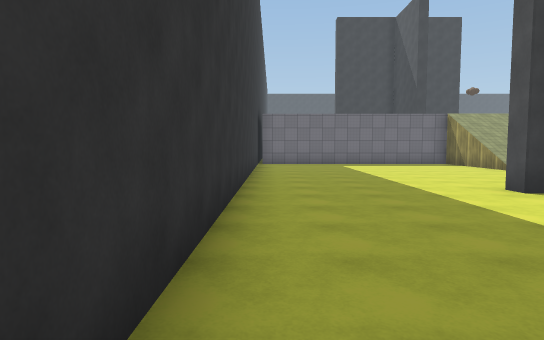
view 1 (above)

24 first-person views from a walk through a Unity game level. The camera is 1.5 m above the floor, tilts 4° down and sees 75° across. The floor is counted in squares, 2 m on a side. Each view is taken from the middle of a square. On the plan, view 1 faces up. The plan holds only what a view shows up to about 11 squares ahead; the rest is blank. The place goes on beyond the plan. Some animated figures are not drawn. Surface patterns are stand-ins for the level's own textures.

view 2
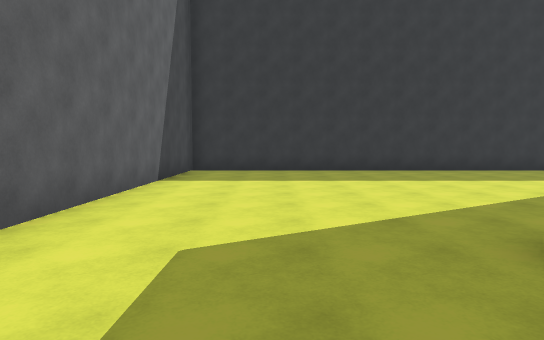

view 3
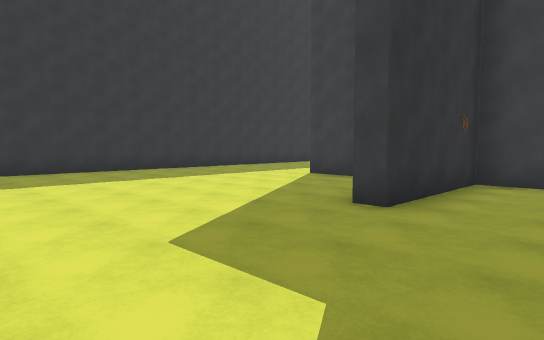

view 4
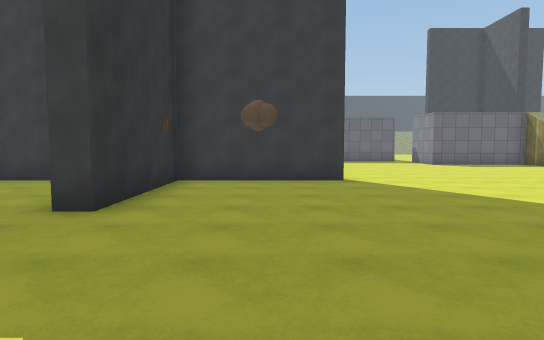

view 5
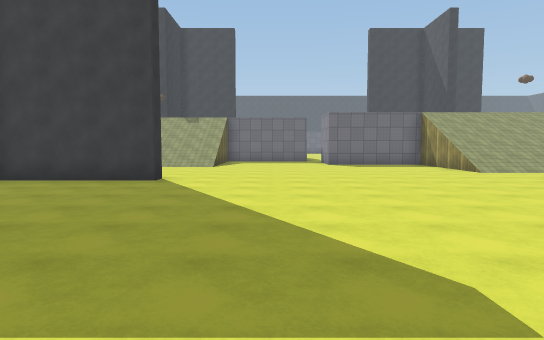

view 6
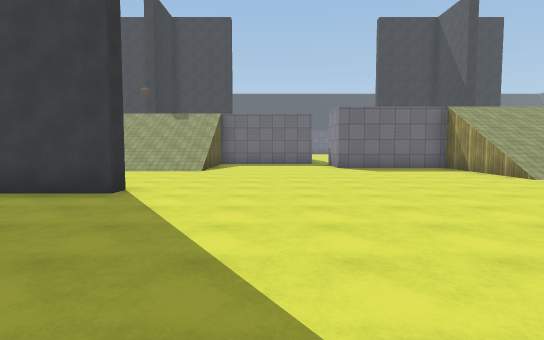

view 7
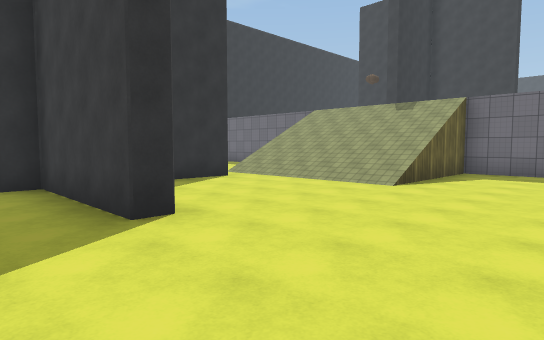

view 8
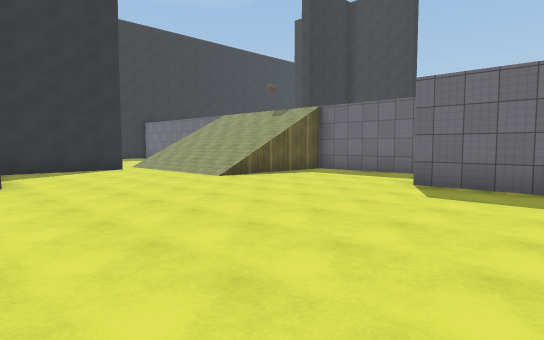

view 9
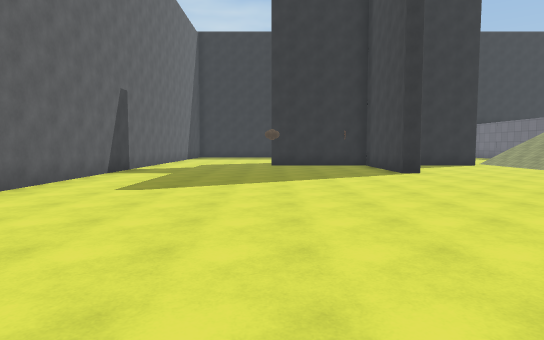

view 10
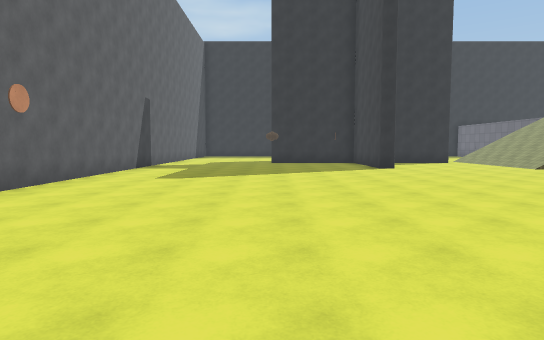

view 11
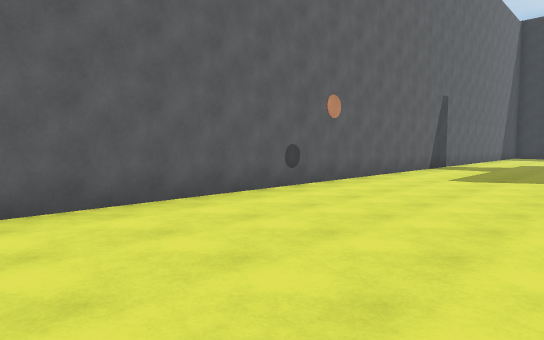

view 12
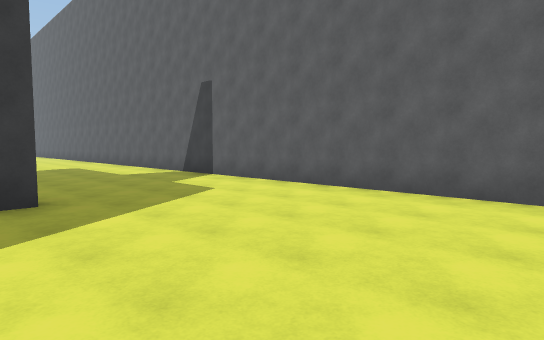

view 13
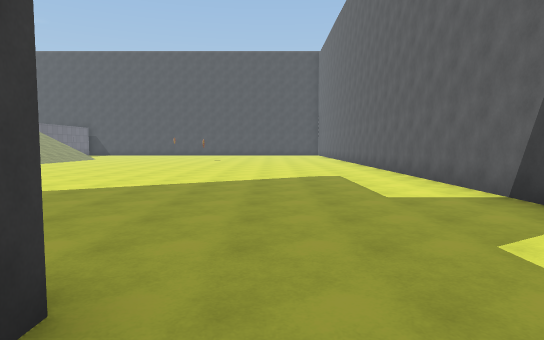

view 14
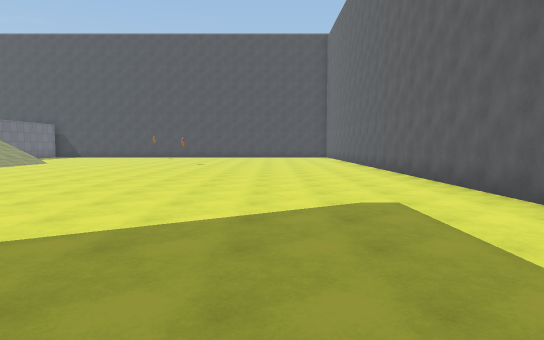

view 15
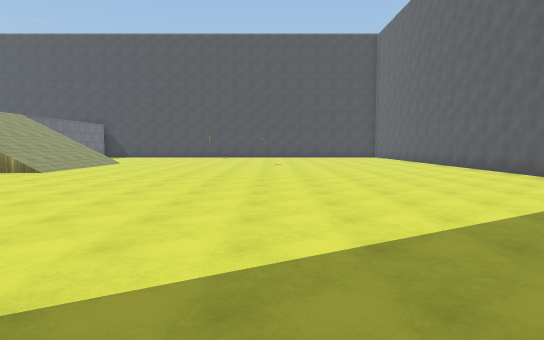

view 16
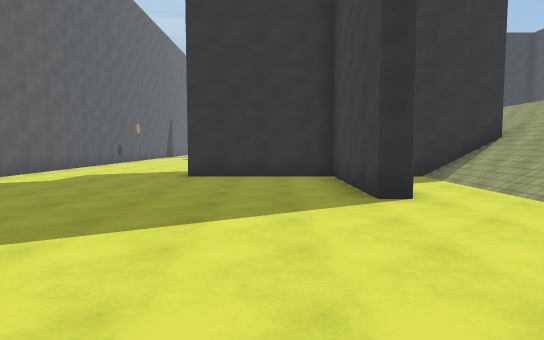

view 17
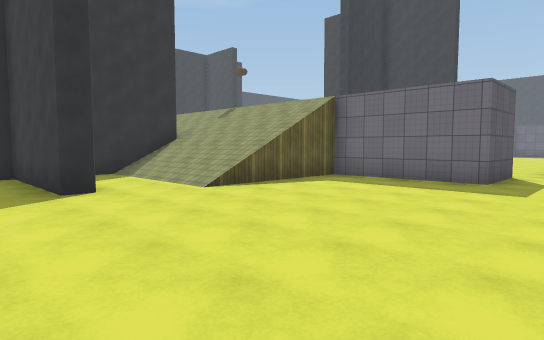

view 18
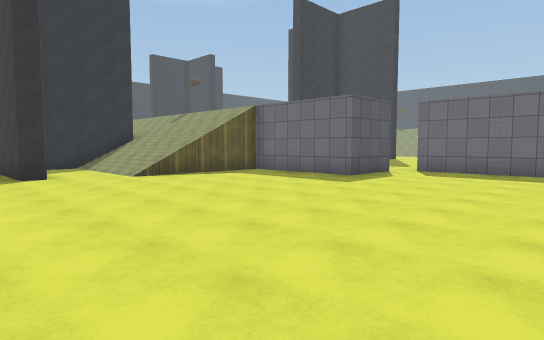

view 19
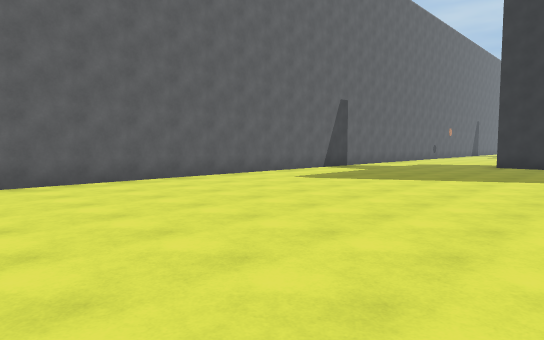

view 20
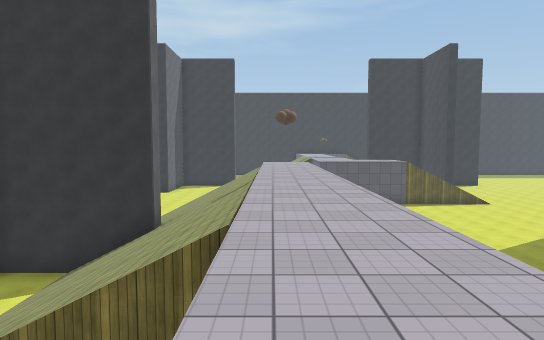

view 21
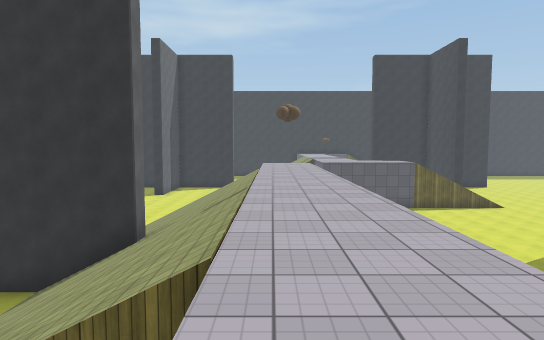

view 22
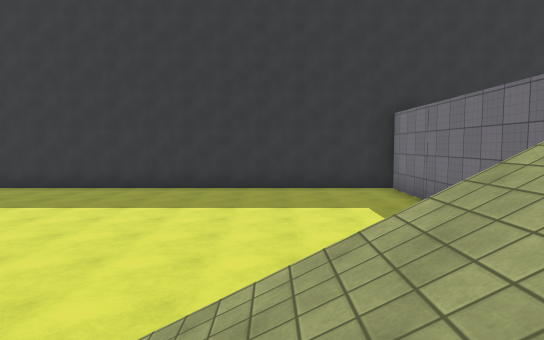

view 23
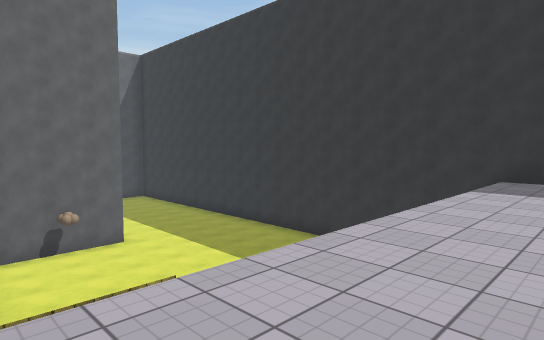

view 24
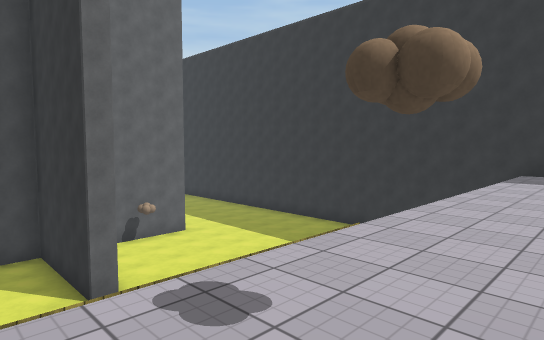

### Floor plan
Key: @ floor where view 1 was taken; # wall or solid block; . main floor; : floor 4 m higher than the main floor; / step, stairs or slope; v drop or lower ground.
Columns run from 1 left of view 1 to 38 right of it. Each row starts with its distance up from view 1.
 20                      ...
 19                      ....
 18                      ....
 17 #
 16 #    :::::::
 15 #:::::::::::
 14 #//...../////#.//      ///////.. .....
 13 #.....   ////v...    ::::::::::::/....
 12 #...... /////v....:: ::::::::::::/....//
 11 #......./////#......./////////........//
 10 #..................../////////..........
  9 #........#...........////#////..........
  8 #........#.........../// #////..........
  7 #........#.............  #..............
  6 #....########.........   #####..........
  5 #....... #............   #..............
  4 #....... #.............   ..............
  3 #........#...............#..............
  2 #........#...............#..............
  1 #.......................................
  0 #@......................................
 -1 #.......................................
 -2 #.......................................
 -3 #########  #############################

Where each view was taken, in squares from view 1:
view 1: 0 up, 0 right, facing up
view 2: 0 up, 10 right, facing left
view 3: 2 down, 10 right, facing up-left
view 4: 2 down, 10 right, facing up
view 5: 2 down, 14 right, facing up
view 6: 0 up, 14 right, facing up
view 7: 4 up, 15 right, facing up-left
view 8: 5 up, 19 right, facing up-left
view 9: 2 up, 21 right, facing left
view 10: 2 up, 23 right, facing left
view 11: 2 up, 23 right, facing down-left
view 12: 3 up, 19 right, facing down-right
view 13: 1 up, 23 right, facing right
view 14: 1 up, 27 right, facing right
view 15: 4 up, 27 right, facing right
view 16: 4 up, 33 right, facing left
view 17: 4 up, 34 right, facing up-left
view 18: 4 up, 37 right, facing up-left
view 19: 5 up, 38 right, facing down-left
view 20: 12 up, 32 right, facing left
view 21: 12 up, 31 right, facing left
view 22: 11 up, 9 right, facing left
view 23: 16 up, 8 right, facing down-left
view 24: 16 up, 10 right, facing down-left
